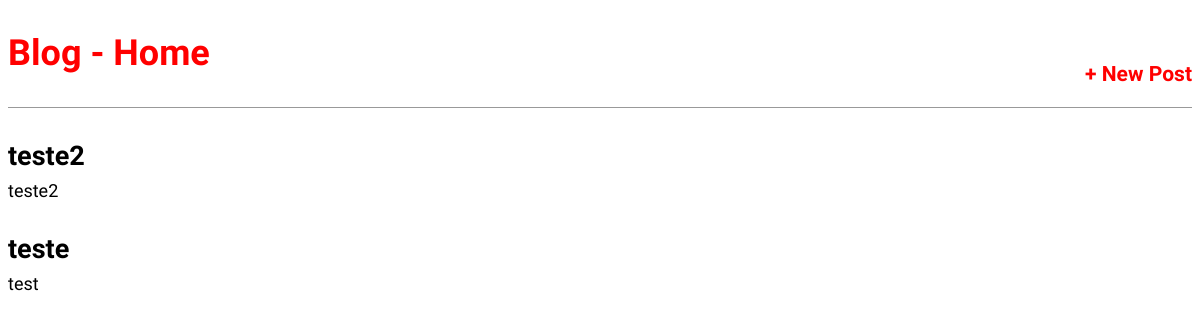
The app's page /, older data.
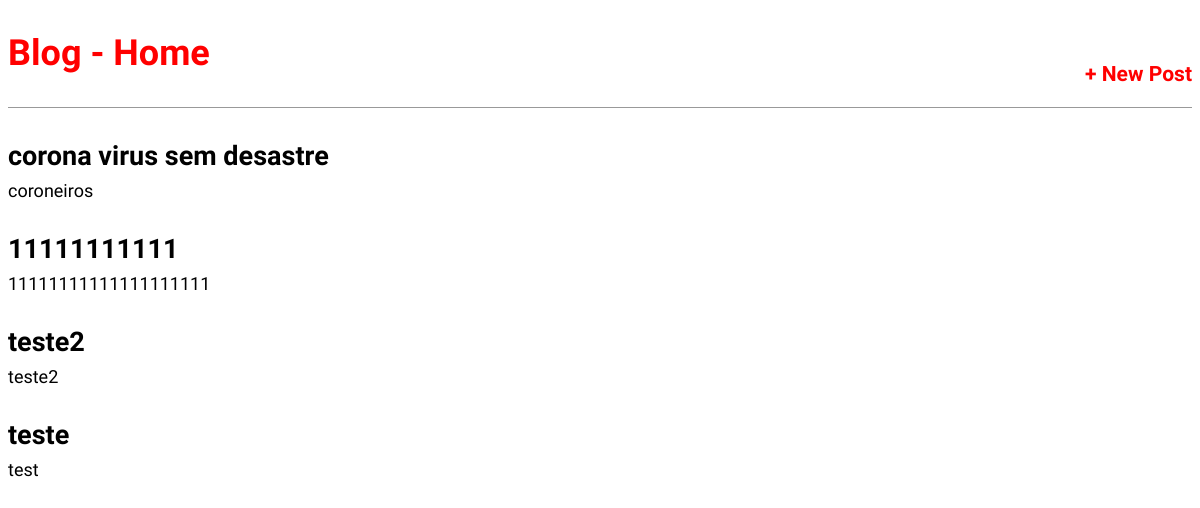
The same page, newer data.
### blog/models.py (models this page shows, shortened)
class Post(models.Model):
    STATUS  =   (
        ('rascunho','Rascunho'),
        ('publicado','Publicado'),
    )
    title  =   models.CharField(max_length=250)
    slug    =   models.SlugField(max_length=250)#http://site.com/noticias/campeonato-braisleiro-2020/01/02/2020
    author  =   models.ForeignKey(User,
                                    on_delete=models.CASCADE)
    content =   models.TextField()
    published = models.DateTimeField(default=timezone.now)
    created =   models.DateTimeField(auto_now_add=True)
    changed =   models.DateTimeField(auto_now=True)
    status  =   models.CharField(max_length=10,
                                    choices=STATUS,
                                    default='rascunhos')
    objects = models.Manager()
    publish = PublishedManager()
    def get_absolute_url(self):
        return reverse('post_detail', args=[self.slug])
    class Meta:
        ordering = ('-published',)

### blog/views.py (the view)
# urls.py: path('', views.BlogListView.as_view(),name='home'),
class BlogListView(ListView):
    model = Post
    template_name = 'blog/home.html'

### blog/templates/blog/home.html (shortened to what this page needs)
{% extends 'base.html' %}
{% block content %}
{% for post in object_list %}
    <div class="post-entry">
    <h2><a href="{{ post.get_absolute_url}}">{{post.title}}</a></h2>
    <p>{{post.content}}</p>
    </div>
{% endfor %}
{% endblock content %}

### templates/base.html (shortened to what this page needs)
{% load static %}
<!DOCTYPE html>
<html lang="pt-br">
<head>
    <link rel="stylesheet" href="{% static 'css/style.css' %}">
</head>
<body>
    <header>
            <div class="nav-left">
                <h1><a href="/">Blog - Home</a></h1>
            </div>
            <div class="nav-right">
                <h3><a style="text-decoration: none; color: red;" href="{% url 'post_new' %}">+ New Post</a></h3>
            </div>
    </header>
    <div class="container">
    {% block content %} {% endblock content %}
    </div>
</body>
</html>

### statics/css/style.css (style rules this page uses)
body { font-family: 'Source Sans Pro', sans-serif; font-size: 18px; text-decoration: none; }
header { border-bottom: 1px solid #999; margin-bottom: 2rem; display: flex; }
header h1 a { color:red; text-decoration: none; }
.nav-left { margin-right: auto; }
.nav-right { display: flex; padding-top: 2rem; }
.post-entry { margin-bottom: 2rem; }
.post-entry h2 { margin: 0.5rem 0; }
.post-entry h2 a, .post-entry h2 a:visited { color: black; text-decoration: none; }
.post-entry p { margin: 0; font-weight: 400; }

Row changes from the older to the newer data that the page shows:
added Post: title "corona virus sem desastre", content "coroneiros"
added Post: title "11111111111", content "11111111111111111111"
